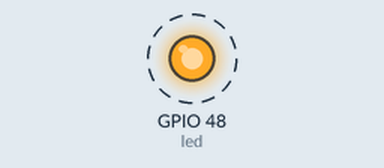
Simulated run of this program. Board: ESP32 board running MicroPython. On the bench: output pins drawn as LEDs (lit = HIGH). Dashed ring = blinking. What the program prints to the serial console is not drawn.

Above: at 0.2 s.
Timing chart, 0 to 3.0 s (numbered marks = the images above):
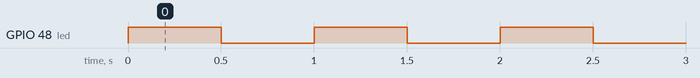

The program:

blink.py
```python
# blink.py — runs on ESP32-S3 (MicroPython)
# Blinks the onboard LED to verify the board is flashed and running correctly.
# This is the first program run after flashing the MicroPython firmware.

import machine
import time

# GPIO 48 is the onboard RGB LED on most ESP32-S3 boards
led = machine.Pin(48, machine.Pin.OUT)

print("Blink started")

while True:
    led.on()
    time.sleep(0.5)
    led.off()
    time.sleep(0.5)
```

Measured:
- by itself, GPIO 48 (led): alternates HIGH for 0.50 s and LOW for 0.50 s
